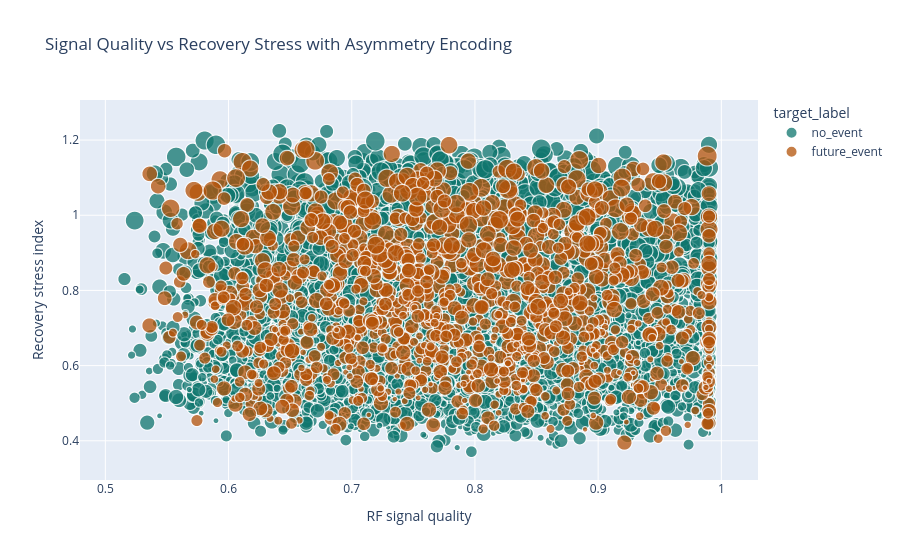

The cell this chart's notebook holds for it:
### Code cell
viz_df = feature_df.copy()
viz_df['target_label'] = viz_df[TARGET].map({0: 'no_event', 1: 'future_event'}).fillna('unknown')

if HAS_PLOTLY:
    fig = px.scatter(
        viz_df,
        x='rf_signal_quality',
        y='recovery_stress_index',
        color='target_label',
        size='asymmetry_pct',
        hover_data=['athlete_id', 'treadmill_speed_mps', 'contact_phase_ms', 'rf_confidence_weight'],
        title='Signal Quality vs Recovery Stress with Asymmetry Encoding',
        color_discrete_map={'no_event': '#0f766e', 'future_event': '#b45309', 'unknown': '#64748b'},
        opacity=0.75,
    )
    fig.update_layout(xaxis_title='RF signal quality', yaxis_title='Recovery stress index')
    fig.show()
else:
    plt.figure(figsize=(10, 6))
    sns.scatterplot(
        data=viz_df,
        x='rf_signal_quality',
        y='recovery_stress_index',
        hue='target_label',
        size='asymmetry_pct',
        sizes=(20, 180),
        alpha=0.7,
        palette={'no_event': '#0f766e', 'future_event': '#b45309', 'unknown': '#64748b'},
    )
    plt.title('Signal Quality vs Recovery Stress with Asymmetry Encoding')
    plt.show()

### Figure 1 — Plotly figure (JSON) as saved in the notebook; plotly's stock layout.template omitted (floating-point values rounded to 4 significant figures; data arrays with more than 128 entries replaced by an {"elided": "..."} marker saying what was removed)
{"data": [{"customdata": {"elided": "6754x4 mixed values"}, "hovertemplate": "target_label=no_event<br>rf_signal_quality=%{x}<br>recovery_stress_index=%{y}<br>asymmetry_pct=%{marker.size}<br>athlete_id=%{customdata[0]}<br>treadmill_speed_mps=%{customdata[1]}<br>contact_phase_ms=%{customdata[2]}<br>rf_confidence_weight=%{customdata[3]}<extra></extra>", "legendgroup": "no_event", "marker": {"color": "#0f766e", "opacity": 0.75, "size": {"elided": "6754 float values"}, "sizemode": "area", "sizeref": 0.01125, "symbol": "circle"}, "mode": "markers", "name": "no_event", "showlegend": true, "type": "scattergl", "x": {"elided": "6754 float values"}, "xaxis": "x", "y": {"elided": "6754 float values"}, "yaxis": "y"}, {"customdata": {"elided": "1246x4 mixed values"}, "hovertemplate": "target_label=future_event<br>rf_signal_quality=%{x}<br>recovery_stress_index=%{y}<br>asymmetry_pct=%{marker.size}<br>athlete_id=%{customdata[0]}<br>treadmill_speed_mps=%{customdata[1]}<br>contact_phase_ms=%{customdata[2]}<br>rf_confidence_weight=%{customdata[3]}<extra></extra>", "legendgroup": "future_event", "marker": {"color": "#b45309", "opacity": 0.75, "size": {"elided": "1246 float values"}, "sizemode": "area", "sizeref": 0.01125, "symbol": "circle"}, "mode": "markers", "name": "future_event", "showlegend": true, "type": "scattergl", "x": {"elided": "1246 float values"}, "xaxis": "x", "y": {"elided": "1246 float values"}, "yaxis": "y"}], "layout": {"legend": {"itemsizing": "constant", "title": {"text": "target_label"}, "tracegroupgap": 0}, "title": {"text": "Signal Quality vs Recovery Stress with Asymmetry Encoding"}, "xaxis": {"anchor": "y", "domain": [0, 1], "title": {"text": "RF signal quality"}}, "yaxis": {"anchor": "x", "domain": [0, 1], "title": {"text": "Recovery stress index"}}}}
